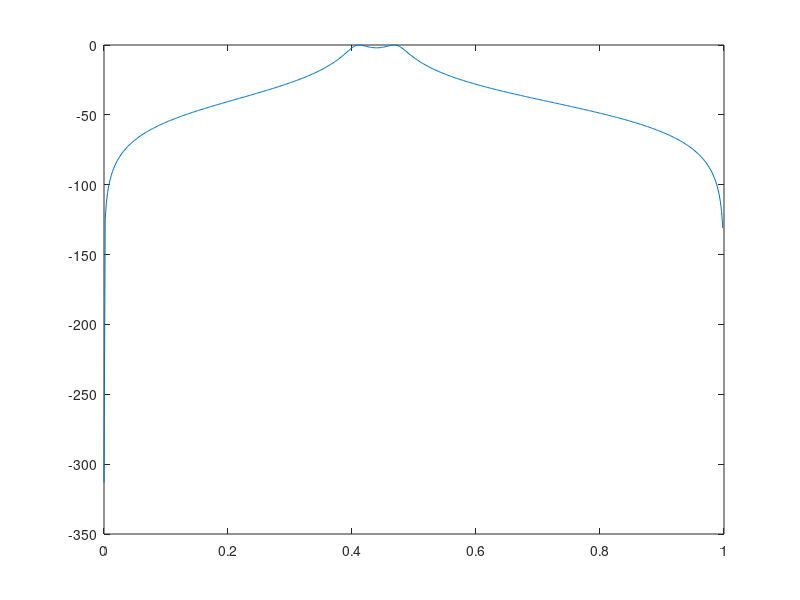

Source code (MATLAB): (Note: this script raises an error after producing the figure.)
%dsApE_01.m: % To practice using dfilt()
Fs=5e4; T=1/Fs; % Sampling frequency and sampling period
ws1=2*pi*6e3; wp1=2*pi*1e4; wp2=2*pi*12e3; ws2=2*pi*15e3; Rp=2; As=25; 
fp=[wp1 wp2]*T/pi; fs=[ws1 ws2]*T/pi; %Normalize edge freq into [0,1]
[N,fc]=cheb1ord(fp,fs,Rp,As) % Order & critical passband edge freq
[B,A]= cheby1(N,Rp,fc) % numerator/denominator of Chebyshev I BPF
fn=[0:511]/512; W=pi*fn;  
plot(fn,20*log10(abs(freqz(B,A,W))+eps)) % Frequency response
[SOS,Kc]= tf2sos(B,A)  % Cascade form realization
[BBc,AAc]= tf2cas(B,A) % Alternative
[BBp,AAp,Kp]= tf2par_z(B,A) % Parallel form realization: dir2par(B,A)
[r,p]= tf2latc(B,A) % Lattice/Ladder coefficients of lattice filter
G_df1sos= dfilt.df1sos(SOS,Kc); % Direct I form (Fig. 7.23(a))
pause, plot(fn,20*log10(abs(freqz(G_df1sos,W))+eps),'r')
G_df1tsos=dfilt.df1tsos(SOS,Kc); % Direct I transposed form (Fig.7.23(b))
pause, plot(fn,20*log10(abs(freqz(G_df1tsos,W))+eps))
G_df2sos= dfilt.df2sos(SOS,Kc); % Direct II form (Fig. 7.23(c))
pause, plot(fn,20*log10(abs(freqz(G_df2sos,W))+eps),'r')
G_df2tsos=dfilt.df2tsos(SOS,Kc); %Direct II transposed form (Fig.7.23(d))
pause, plot(fn,20*log10(abs(freqz(G_df2tsos,W))+eps))
G_latticeARMA= dfilt.latticearma(r,p); % Lattice ARMA (Fig.7.23(e))
pause, plot(fn,20*log10(abs(freqz(G_latticeARMA,W))+eps),'r')
[A,B,C,D]=tf2ss(B,A); G_ss=dfilt.statespace(A,B,C,D); % State space
 pause, plot(fn,20*log10(abs(freqz(G_ss,W))+eps),'m')
G1=dfilt.df2tsos(BBc(1,:),AAc(1,:)); G2=dfilt.df2tsos(BBc(2,:),AAc(2,:));
G3=dfilt.df2tsos(BBc(3,:),AAc(3,:))
G_cascade= dfilt.cascade(G1,G2,G3); % Cascade form
plot(fn,20*log10(abs(freqz(G_cascade,W))+eps)), hold on
G1=dfilt.df2tsos(BBp(1,:),AAp(1,:)); G2=dfilt.df2tsos(BBp(2,:),AAp(2,:))
G3=dfilt.df2tsos(Kp,1);
G_parallel= dfilt.parallel(G1,G2,G3); % Parallel form
pause, plot(fn,20*log10(abs(freqz(G_parallel,W))+eps),'r')
G_latticeAR_allpass=dfilt.latticeallpass(r); %Lattice Allpass Fig.7.23(f)
G_latticeAR_allpole= dfilt.latticear(r); % Lattice Allpole Fig.7.23(f)
G_dffir= dfilt.dffir(B); 
G_dfsymfir= dfilt.dfsymfir(B);   G_dfasymfir= dfilt.dfasymfir(B);
G_latticeMA_maxphase=dfilt.latticemamax(r); % MA max phase Fig.7.23(g)
G_latticeMA_minphase= dfilt.latticemamin(r); % MA min phase Fig.7.23(g)
